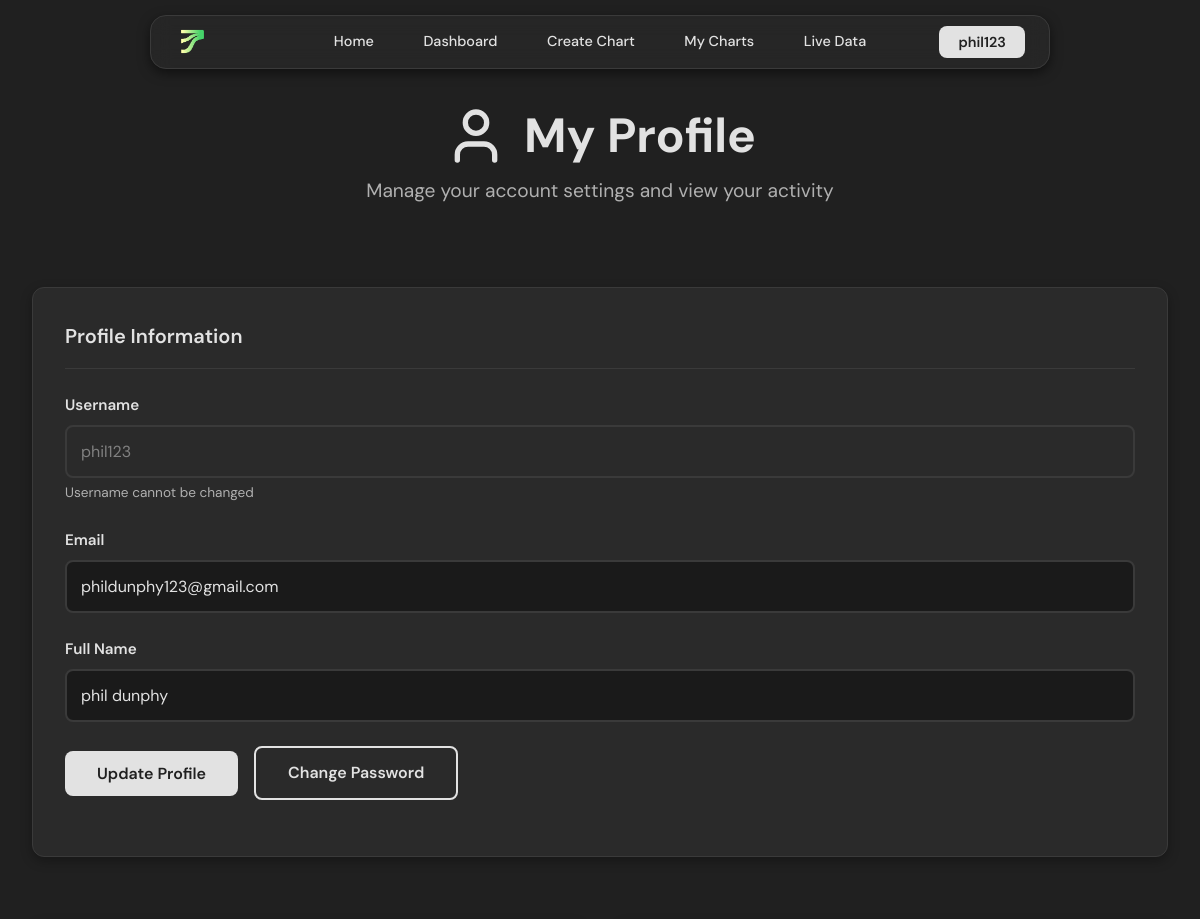
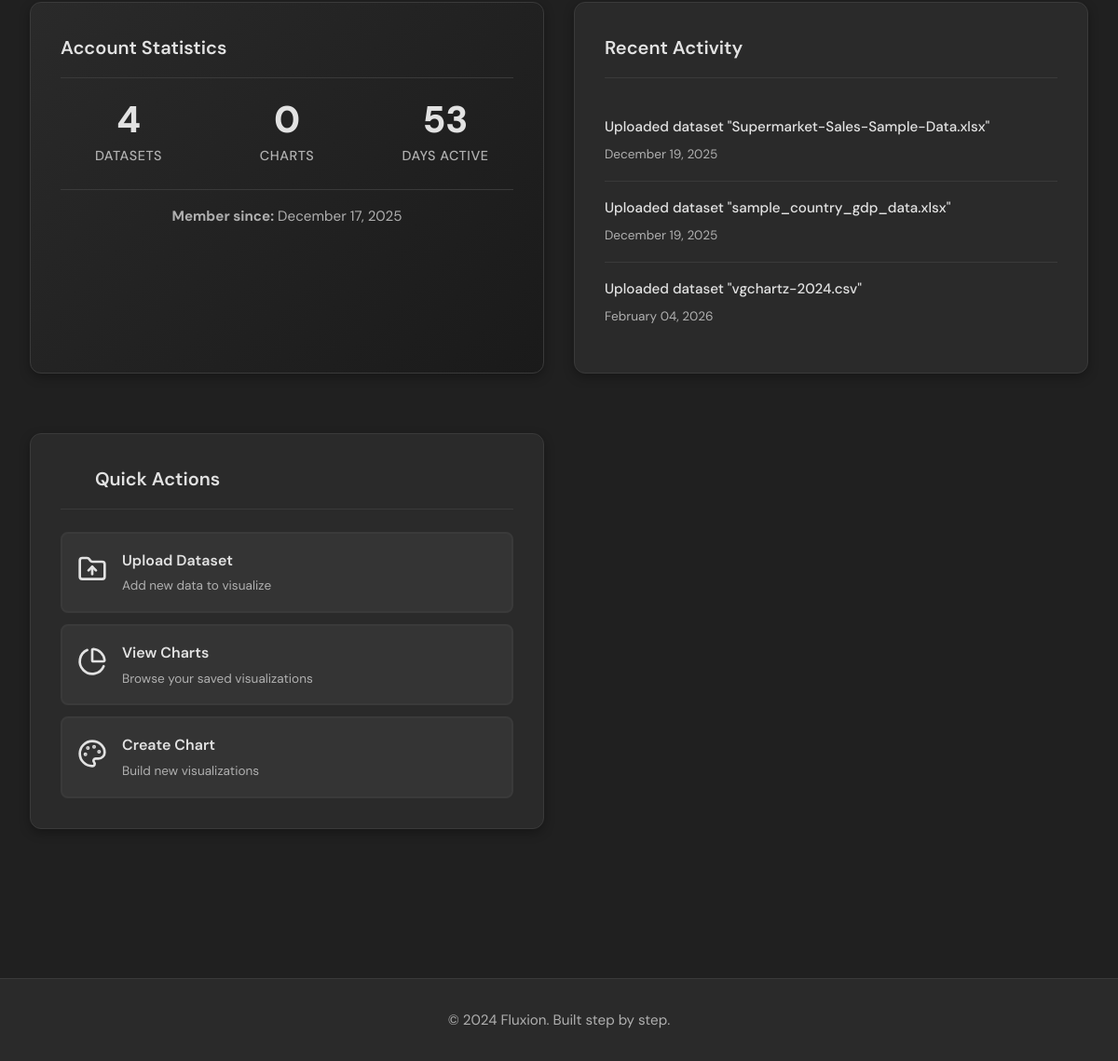
Screenshot of /profile (signed in) with the database file from the repository (2 pictures, top to bottom).
### models.py (models this page shows, shortened)
class User(UserMixin, db.Model):
    id = db.Column(db.Integer, primary_key=True)
    username = db.Column(db.String(80), unique=True, nullable=False)
    email = db.Column(db.String(120), unique=True, nullable=False)
    password_hash = db.Column(db.String(200), nullable=False)
    full_name = db.Column(db.String(100), nullable=True)
    created_at = db.Column(db.DateTime, default=datetime.utcnow)
    is_active = db.Column(db.Boolean, default=True)
    datasets = db.relationship('Dataset', backref='owner', lazy=True, cascade='all, delete-orphan')
    charts = db.relationship('Chart', backref='owner', lazy=True, cascade='all, delete-orphan')

### app.py (the view)
@app.route('/profile', methods=['GET', 'POST'])
@login_required
def profile():
    form = ProfileForm(current_user.email)
    if form.validate_on_submit():
        current_user.email = form.email.data
        current_user.full_name = form.full_name.data
        db.session.commit()
        flash('Your profile has been updated.', 'success')
        return redirect(url_for('profile'))
    elif request.method == 'GET':
        form.username.data = current_user.username
        form.email.data = current_user.email
        form.full_name.data = current_user.full_name
    days_since_joined = (datetime.utcnow() - current_user.created_at).days
    recent_activity = []
    if current_user.datasets:
        for dataset in current_user.datasets[-3:]:
            recent_activity.append({
                'icon': '📊',
                'text': f'Uploaded dataset "{dataset.original_filename}"',
                'time': dataset.upload_date.strftime('%B %d, %Y'),
            })
    return render_template('auth/profile.html',
                           form=form,
                           days_since_joined=days_since_joined,
                           recent_activity=recent_activity)

### forms.py (shortened to what this page needs)
class ProfileForm(FlaskForm):
    username = StringField('Username', validators=[
        DataRequired(),
        Length(min=3, max=20)
    ], render_kw={'readonly': True})  # Username not editable
    email = StringField('Email', validators=[
        DataRequired(),
        Email()
    ])
    full_name = StringField('Full Name', validators=[
        Length(max=100)
    ])
    submit = SubmitField('Update Profile')
    def __init__(self, original_email, *args, **kwargs):
        super(ProfileForm, self).__init__(*args, **kwargs)
        self.original_email = original_email

### app.py (called while the page is built)
@login_manager.user_loader
def load_user(user_id):
    return User.query.get(int(user_id))

### templates/auth/profile.html (shortened to what this page needs)
{% extends "base.html" %}
{% block content %}
<div class="container">
    <div class="profile-header">
        <h1>
            My Profile
        </h1>
        <p>Manage your account settings and view your activity</p>
    </div>
    <div class="profile-grid">
        <div class="card profile-card">
            <div class="card-header">
                <h3 class="card-title">
                    Profile Information
                </h3>
            </div>
            <form method="POST" class="profile-form">
                <div class="form-group">
                    {{ form.username.label(class="form-label") }}
                    {{ form.username(class="form-control", readonly=true) }}
                    <small class="form-help">Username cannot be changed</small>
                </div>
                <div class="form-group">
                    {{ form.email.label(class="form-label") }}
                    {{ form.email(class="form-control" + (" error" if form.email.errors else "")) }}
                </div>
                <div class="form-group">
                    {{ form.full_name.label(class="form-label") }}
                    {{ form.full_name(class="form-control" + (" error" if form.full_name.errors else "")) }}
                </div>
                <div class="form-group">
                    {{ form.submit(class="btn btn-primary") }}
                    <a href="{{ url_for('change_password') }}" class="btn btn-secondary">
                        Change Password
                    </a>
                </div>
            </form>
        </div>
        <div class="card stats-card">
            <div class="card-header">
                <h3 class="card-title">
                Account Statistics
                </h3>
            </div>
            <div class="stats-grid">
                <div class="stat-item">
                    <div class="stat-number">{{ current_user.datasets|length }}</div>
                    <div class="stat-label">Datasets</div>
                </div>
                <div class="stat-item">
                    <div class="stat-number">{{ current_user.charts|length }}</div>
                    <div class="stat-label">Charts</div>
                </div>
                <div class="stat-item">
                    <div class="stat-number">{{ days_since_joined }}</div>
                    <div class="stat-label">Days Active</div>
                </div>
            </div>
            <div class="member-since">
                <p><strong>Member since:</strong> {{ current_user.created_at.strftime('%B %d, %Y') }}</p>
            </div>
        </div>
        <div class="card activity-card">
            <div class="card-header">
                <h3 class="card-title">
                   Recent Activity
                </h3>
            </div>
            <div class="activity-list">
                {% if recent_activity %}
                    {% for activity in recent_activity %}
                        <div class="activity-item">
                            <div class="activity-content">
                                <p class="activity-text">{{ activity.text }}</p>
                                <span class="activity-time">{{ activity.time }}</span>
                            </div>
                        </div>
                    {% endfor %}
                {% endif %}
            </div>
        </div>
        <div class="card actions-card">
            <div class="card-header">
                <h3 class="card-title">
                    <svg class="icon icon-md"></svg>
                    Quick Actions
                </h3>
            </div>
            <div class="actions-list">
                <a href="{{ url_for('dashboard') }}" class="action-button">
                    <div class="action-icon">
                    </div>
                    <div class="action-content">
                        <h4>Upload Dataset</h4>
                        <p>Add new data to visualize</p>
                    </div>
                </a>
                <a href="{{ url_for('charts') }}" class="action-button">
                    <div class="action-icon">
                    </div>
                    <div class="action-content">
                        <h4>View Charts</h4>
                        <p>Browse your saved visualizations</p>
                    </div>
                </a>
                <a href="{{ url_for('create_chart') }}" class="action-button">
                    <div class="action-icon">
                    </div>
                    <div class="action-content">
                        <h4>Create Chart</h4>
                        <p>Build new visualizations</p>
                    </div>
                </a>
            </div>
        </div>
    </div>
</div>
{% endblock %}
{% block extra_css %}
<link rel="stylesheet" href="{{ url_for('static', filename='css/profile.css') }}">
{% endblock %}

### templates/base.html (shortened to what this page needs)
<!DOCTYPE html>
<html lang="en">
<head>
    <link rel="stylesheet" href="{{ url_for('static', filename='css/base.css') }}">
    {% block extra_css %}{% endblock %}
</head>
<body>
    <div class="navbar-container">
        <div class="navbar-logo">
            <a href="{{ url_for('landing') }}" class="logo-link">
                <img src="{{ url_for('static', filename='img/FLUXIONLOGO.png') }}"
                    alt="Fluxion Logo"
                    class="logo-image">
            </a>
        </div>
        <nav class="navbar-center">
            <ul class="navbar-links">
                <li><a href="{{ url_for('landing') }}" class="{% if request.endpoint == 'landing' %}active{% endif %}">Home</a></li>
                {% if current_user.is_authenticated %}
                    <li><a href="{{ url_for('dashboard') }}" class="{% if request.endpoint == 'dashboard' %}active{% endif %}">Dashboard</a></li>
                    <li><a href="{{ url_for('create_chart') }}" class="{% if request.endpoint == 'create_chart' %}active{% endif %}">Create Chart</a></li>
                    <li><a href="{{ url_for('charts') }}" class="{% if request.endpoint == 'charts' %}active{% endif %}">My Charts</a></li>
                    <li><a href="{{ url_for('live_data') }}" class="{% if request.endpoint == 'live_data' %}active{% endif %}">Live Data</a></li>
                {% endif %}
            </ul>
        </nav>
        <div class="navbar-profile">
            {% if current_user.is_authenticated %}
                <div class="navbar-user">
                    <button class="user-btn" onclick="toggleUserMenu()">
                        <span class="user-name">{{ current_user.username }}</span>
                    </button>
                </div>
            {% else %}
                <div class="navbar-auth">
                    <a href="{{ url_for('login') }}" class="auth-btn login-btn">Login</a>
                    <a href="{{ url_for('signup') }}" class="auth-btn signup-btn">Sign Up</a>
                </div>
            {% endif %}
        </div>
    </div>
    <main class="main-content">
        {% block content %}{% endblock %}
    </main>
    <footer class="footer">
        <div class="footer-container">
            <p>&copy; 2024 Fluxion. Built step by step.</p>
        </div>
    </footer>
</body>
</html>

### static/css/base.css (style rules this page uses)
* { margin: 0; padding: 0; box-sizing: border-box; }
:root { --primary-bg: #202020; --secondary-bg: #2a2a2a; --primary-color: #E2E2E2; --text-dark: #E2E2E2; --text-light: #b0b0b0; --white: #202020; --border-radius: 8px; --border-radius-lg: 12px; }
body { font-family: "DM Sans", sans-serif; background-color: #202020; color: var(--text-dark); line-height: 1.6; font-weight: 400; }
.navbar-container { position: fixed; top: 15px; left: 50%; transform: translateX(-50%); width: 75%; max-width: 1200px; background: rgba(42, 42, 42, 0.651); backdrop-filter: blur(10px); -webkit-backdrop-filter: blur(10px); padding: 0.5rem 1.5rem; box-shadow: 0 4px 12px rgba(0, 0, 0, 0.5); border: 1px solid #3a3a3a; border-radius: 16px; z-index: 1000; transition: all 0.3s ease; display: grid; grid-template-columns: 1fr 2fr 1fr; align-items: center; gap: 1rem; }
.logo-link { display: flex; align-items: center; gap: 0.75rem; text-decoration: none; transition: all 0.3s ease; }
.logo-image { height: 35px; width: auto; object-fit: contain; transition: all 0.3s ease; }
.navbar-center { display: flex; justify-content: center; }
.navbar-links { list-style: none; display: flex; gap: 1.5rem; margin: 0; padding: 0; align-items: center; }
.navbar-links li { margin: 0; }
.navbar-links li a { text-decoration: none; font-size: 0.9rem; font-weight: 500; color: #E2E2E2; padding: 0.4rem 0.8rem; border-radius: 8px; transition: all 0.3s ease; display: block; white-space: nowrap; }
.navbar-profile { display: flex; align-items: center; justify-content: flex-end; }
.navbar-user { position: relative; }
.user-btn { background: #E2E2E2; color: #202020; border: none; padding: 0.45rem 1.2rem; border-radius: 8px; font-weight: 600; font-size: 0.9rem; cursor: pointer; font-family: inherit; transition: all 0.3s ease; display: flex; align-items: center; gap: 0.5rem; white-space: nowrap; }
.user-name { font-size: 0.9rem; }
.main-content { min-height: calc(100vh - 140px); padding: 2rem 0; }
.container { max-width: 1200px; margin: 0 auto; padding: 0 2rem; }
h1 { font-size: 3rem; font-weight: 700; color: #E2E2E2; margin-bottom: 1rem; line-height: 1.2; }
h3 { font-size: 1.5rem; font-weight: 600; color: #E2E2E2; margin-bottom: 0.75rem; }
p { color: #b0b0b0; margin-bottom: 1rem; font-size: 1.1rem; }
.btn { display: inline-block; padding: 0.75rem 2rem; border-radius: var(--border-radius); text-decoration: none; font-weight: 600; font-size: 1rem; border: none; cursor: pointer; transition: all 0.2s ease; font-family: inherit; }
.btn-primary { background-color: #E2E2E2; color: #202020; }
.btn-secondary { background-color: #2a2a2a; color: #E2E2E2; border: 2px solid #E2E2E2; }
.card { background: #2a2a2a; border-radius: var(--border-radius-lg); box-shadow: 0 4px 12px rgba(0, 0, 0, 0.3); border: 1px solid #3a3a3a; padding: 2rem; margin-bottom: 2rem; transition: all 0.2s ease; }
.card-header { border-bottom: 1px solid #3a3a3a; padding-bottom: 1rem; margin-bottom: 1.5rem; }
.card-title { font-size: 1.25rem; font-weight: 600; color: #E2E2E2; margin: 0; }
.footer { background: #2a2a2a; border-top: 1px solid #3a3a3a; padding: 2rem 0; margin-top: 4rem; }
.footer-container { max-width: 1200px; margin: 0 auto; text-align: center; padding: 0 2rem; }
.footer p { color: #b0b0b0; margin: 0; font-size: 0.95rem; }

### rows the page displays
User: username "phil123", email "phildunphy123@gmail.com", full_name "phil dunphy", created_at "December 17, 2025"

### other values shown
{{ current_user.datasets|length }} "4"
{{ current_user.charts|length }} "0"
{{ activity.text }} "Uploaded dataset \"Supermarket-Sales-Sample-Data.xlsx\"" "Uploaded dataset \"sample_country_gdp_data.xlsx\"" "Uploaded dataset \"vgchartz-2024.csv\""
{{ activity.time }} "December 19, 2025" "December 19, 2025" "February 04, 2026"
